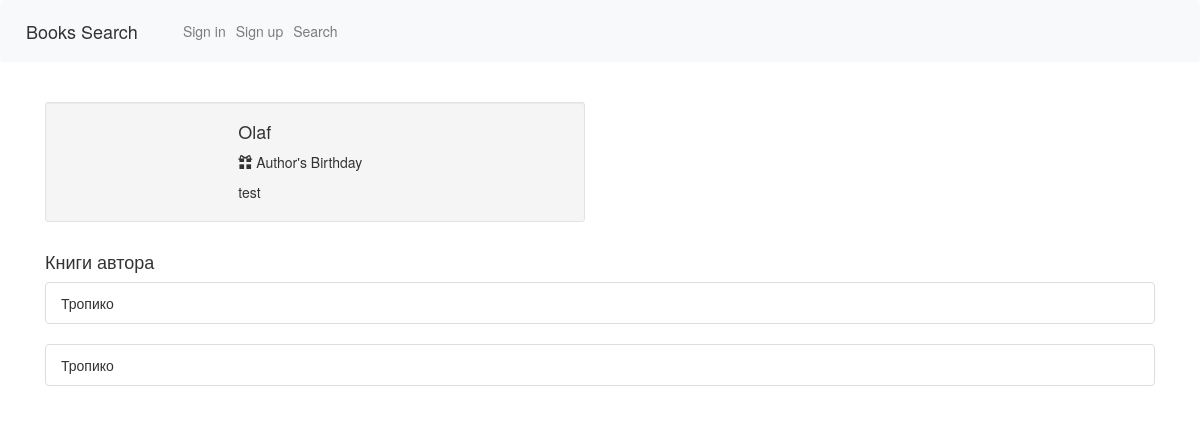
The page /profile/1 on the database as committed earlier.
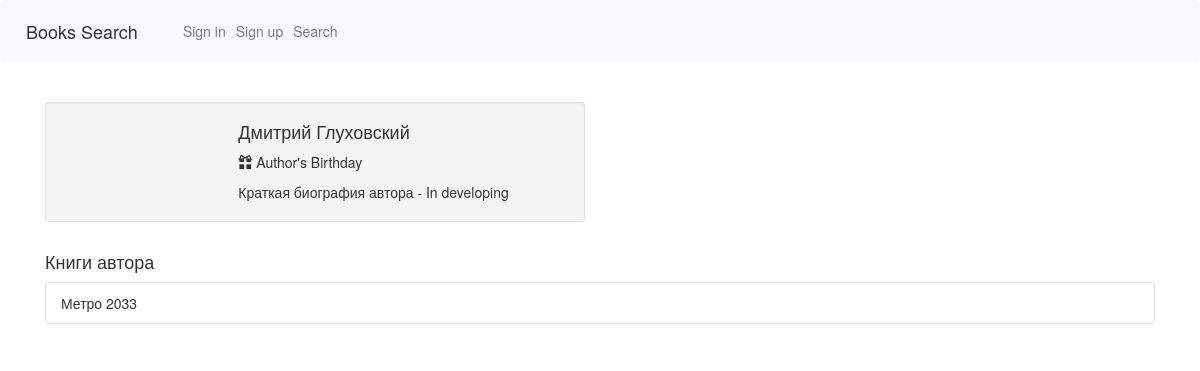
The same page on the database as committed later.
### webapp/model.py (models this page shows)
class Authors(db.Model, UserMixin):
    id = db.Column(db.Integer, primary_key=True)
    name = db.Column(db.String(120))
    author_bio = db.Column(db.String(120))

class Books(db.Model, UserMixin):
    id = db.Column(db.Integer, primary_key=True)
    book_name = db.Column(db.String(120))
    publication_date = db.Column(db.String(120), nullable=True)
    isbn = db.Column(db.String(120), nullable=True)
    book_image = db.Column(db.String(120), nullable=True)
    book_annotation = db.Column(db.String(1200), nullable=True)
    book_genre = db.Column(db.String(120), nullable=True)
    book_publisher = db.Column(db.String(120), nullable=True)
    book_coauthor = db.Column(db.String(120), nullable=True)
    book_quantity = db.Column(db.Integer, nullable=True)
    author_id = db.Column(db.Integer, db.ForeignKey('authors.id'))

### webapp/__init__.py (the view)
    @app.route('/profile/<id>')
    def profile(id):
        title = "Об авторе"
        all_books_of_author = Books.query.filter_by(author_id=id).all()
        for person in all_books_of_author:
            authors = Authors.query.filter_by(id=person.author_id)[0]
            return render_template(
                'profile.html',
                page_title=title,
                person=authors,
                author_books=all_books_of_author
            )

### webapp/templates/profile.html (shortened to what this page needs)
{% extends "base.html" %}
{% block content %}
    <br>
<link href="//netdna.bootstrapcdn.com/bootstrap/3.0.0/css/bootstrap.min.css" rel="stylesheet" id="bootstrap-css">
<div class="container">
    <div class="row">
        <div class="col-xs-12 col-sm-6 col-md-6">
            <div class="well well-sm">
                <div class="row">
                    <div class="col-sm-6 col-md-4">
                    </div>
                    <div class="col-sm-6 col-md-8">
                        <h4>
                            {{ person.name }}</h4>
                        <p>
                            <i class="glyphicon glyphicon-gift"></i>    Author's Birthday</p>
                            <div class="btn-group">
                                <p> {{ person.author_bio }}</p>
                            </div>
                        </div>
                    </div>
                </div>
            </div>
        <br>
    </div>
    <h4>Книги автора</h4>
            {% for book in author_books %}
        <ul class="list-group ">
  <li class="list-group-item"> {{ book.book_name }}</li>
</ul>
    {% endfor %}
        </div>
{% endblock %}

Rows that differ between the two databases and show on the page:
no longer on this page (row edited): Books: book_name "Тропико"
no longer on this page (row edited): Books: book_name "Тропико"
changed Authors: name "Olaf" → "Дмитрий Глуховский"; author_bio "test" → "Краткая биография автора - In developing"
now on this page (row edited): Books: book_name "Метро 2033"
